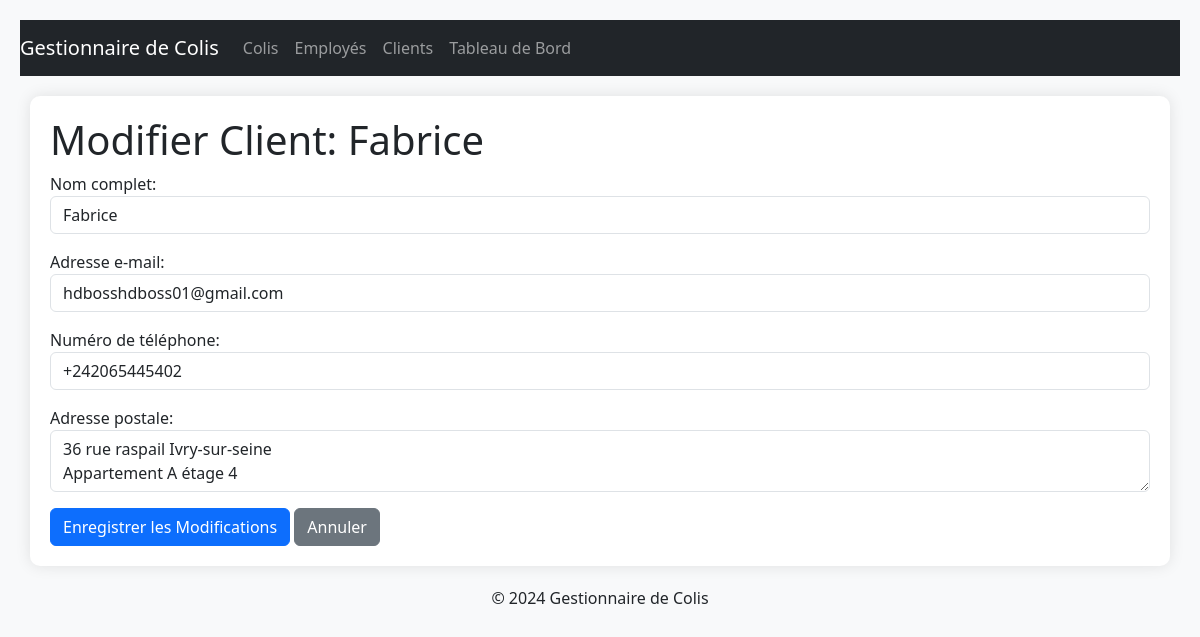
The page /colis/modifier_client/1/ on the database its author committed.
### colis/models.py (models this page shows, shortened)
class Client(models.Model):
    nom = models.CharField(max_length=100)
    email = models.EmailField(unique=True)
    telephone = models.CharField(max_length=15, unique=True)
    adresse = models.TextField()

### colis/views.py (the view)
# urls.py: path('modifier_client/<int:id>/', views.modifier_client, name='modifier_client'),  # Modifier un client
def modifier_client(request, id):
    client = get_object_or_404(Client, id=id)
    if request.method == 'POST':
        form = ClientForm(request.POST, instance=client)
        if form.is_valid():
            form.save()
            return redirect('liste_clients')
    else:
        form = ClientForm(instance=client)
    return render(request, 'colis/modifier_client.html', {'form': form, 'client': client})

### colis/forms.py
class ClientForm(forms.ModelForm):
    class Meta:
        model = Client
        fields = ['nom', 'email', 'telephone', 'adresse']
        labels = {
            'nom': 'Nom complet',
            'email': 'Adresse e-mail',
            'telephone': 'Numéro de téléphone',
            'adresse': 'Adresse postale',
        }
        widgets = {
            'nom': forms.TextInput(attrs={'class': 'form-control'}),
            'email': forms.EmailInput(attrs={'class': 'form-control'}),
            'telephone': forms.TextInput(attrs={'class': 'form-control'}),
            'adresse': forms.Textarea(attrs={'class': 'form-control', 'rows': 2}),
        }

### colis/templates/colis/modifier_client.html (shortened to what this page needs)
{% extends 'colis/base.html' %}
{% block content %}
    <h1>Modifier Client: {{ client.nom }}</h1>
    <form method="post">
        {{ form.as_p }}
        <button type="submit" class="btn btn-primary">Enregistrer les Modifications</button>
        <a href="{% url 'liste_clients' %}" class="btn btn-secondary">Annuler</a>
    </form>
{% endblock %}

### colis/templates/colis/base.html (style rules this page uses)
body { background-color: #f8f9fa; padding: 20px; }

### rows shown on the page
Client: nom "Fabrice", email "hdbosshdboss01@gmail.com", telephone "+242065445402", adresse "36 rue raspail Ivry-sur-seine Appartement A étage 4"
